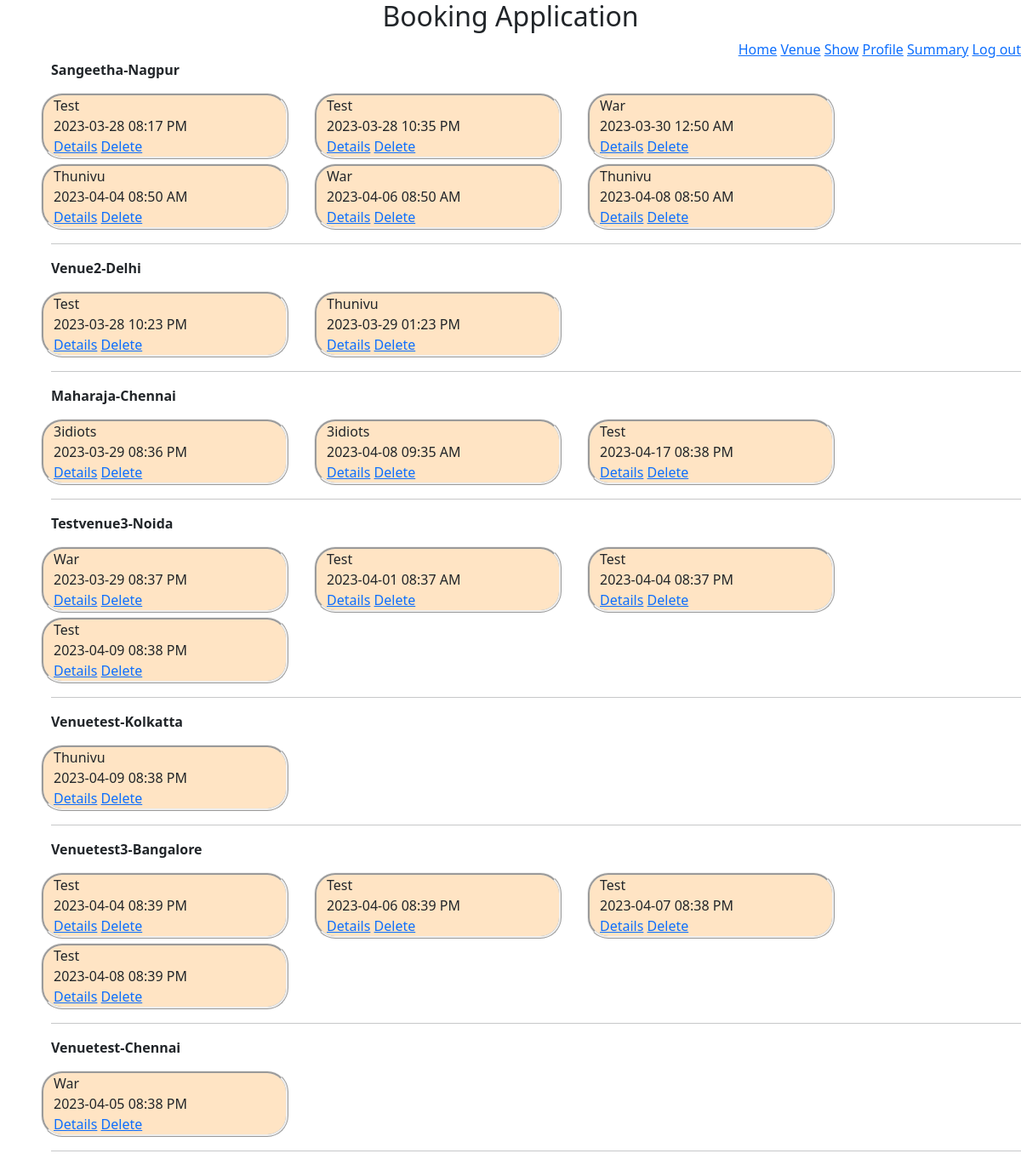
Screenshot of /admin/1/archive (signed in) with the database file from the repository.
### models/module.py (models this page shows)
class Venue(db.Model):
    venue_id = db.Column(db.Integer, autoincrement=True, primary_key=True)
    venue_name = db.Column(db.String(32), nullable=False)
    place = db.Column(db.String(32))
    location = db.Column(db.String(32), nullable=False)
    max_capacity = db.Column(db.Integer, nullable=False)
    fare2D = db.Column(db.Integer, nullable=False)
    fare3D = db.Column(db.Integer, nullable=False)
    venueShows = db.relationship("Show", backref="venues", secondary="show_venue")

class Show(db.Model):
    show_id = db.Column(db.Integer, autoincrement=True, primary_key=True)
    show_name = db.Column(db.String(64), unique=True, nullable=False)
    min_fare = db.Column(db.Integer, nullable=False)
    duration = db.Column(db.Integer, nullable=False)
    is3d = db.Column(db.Boolean, nullable=False)
    tags = db.relationship("Showtag", backref="shows")

### application/controllers/adminHome.py (the view)
@app.route("/admin/<int:a_id>/archive", methods={"GET", "POST"})
def adminarchive(a_id):
    v = Venue.query.all()
    list = []
    total = 0
    for e in v:
        allVenueShow = ShowVenue.query.filter(
            ShowVenue.venue_id == e.venue_id, ShowVenue.time <= datetime.now()
        ).order_by(ShowVenue.time).all()
        eachjson = {}
        eachjson["venue_id"] = e.venue_id
        eachjson["venue_name"] = e.venue_name
        eachjson["place"] = e.place
        eachjson["location"] = e.location
        eachjson["shows"] = []
        total += len(allVenueShow)
        for ee in allVenueShow:
            currentShow = Show.query.filter_by(show_id=ee.show_id).first()
            innerjson = {}
            innerjson["sv_id"] = ee.sv_id
            innerjson["time"] = ee.time.strftime("%Y-%m-%d %I:%M %p")
            innerjson["show_name"] = currentShow.show_name
            eachjson["shows"].append(innerjson)
        list.append(eachjson)
    return render_template("admin/archive.html", Venue=list, adminId=a_id, total=total)

### app.py (called while the page is built)
@login_manager.user_loader
def load_user(user_id):
    return Users.query.filter_by(user_id=user_id).first()

### templates/admin/archive.html (shortened to what this page needs)
<!DOCTYPE html>
<html>
<head>
  <header style="text-align: center">
    <h2>Booking Application</h2>
  </header>
  <link href="https://cdn.jsdelivr.net/npm/bootstrap@5.3.0-alpha1/dist/css/bootstrap.min.css" rel="stylesheet"
 />
  <link rel="stylesheet" href="https://cdnjs.cloudflare.com/ajax/libs/font-awesome/4.7.0/css/font-awesome.min.css" />
</head>
<body>
  <div style="text-align: right">
    <a href="/admin/{{adminId}}/home">Home</a>
    <a href="/admin/{{adminId}}/venue">Venue</a>
    <a href="/admin/{{adminId}}/show">Show</a>
    <a href="/admin/{{adminId}}/profile">Profile</a>
    <a href="/admin/{{adminId}}/summary">Summary</a>
    <a href="/admin/login">Log out</a>
  </div>
  <div style="margin-left: 5%">
    {% if total ==0 %}
    <h5 style="text-align: center;">No Show is completed. If any show completed it will displayed in this page</h5>
    {%else%}
    {%for each in Venue%}
    {% if each.shows|length >0 %}
    <b class="text-capitalize">{{each.venue_name}}-{{each.location}}&emsp;</b>
    <div class="row" style="margin-top: 10px">
      {%for each1 in each.shows%}
      <div id="small" class="col-md-3">
        <label class="text-capitalize">{{each1.show_name}}</label><br />
        <label>{{each1.time}}</label><br />
        <a name="details" href="/admin/{{adminId}}/allocate/{{each1.sv_id}}/details">Details</a>
        <a name="delete"
          onclick="return window.confirm('Deleting this Allocation, will also delete all the booking related to this allocation. Are you sure, you want to delete it?')"
          href="/admin/{{adminId}}/delete/{{each1.sv_id}}">Delete</a>
      </div>
      {%endfor%}
    </div>
    <hr />
    {%endif%}
    {%endfor%}
    {%endif%}
  </div>
</body>
</html>

### templates/admin/archive.html (style rules this page uses)
#small { border-style: ridge; margin-right: 30px; margin-top: 5px; border-radius: 25px; background-color: bisque; }

### rows the page displays
Venue: venue_name "Sangeetha", location "Nagpur"
Show: show_name "Test", time "2023-03-28 08:17 PM", time "2023-03-28 10:35 PM", time "2023-03-28 10:23 PM", time "2023-04-17 08:38 PM", time "2023-04-01 08:37 AM", time "2023-04-04 08:37 PM", time "2023-04-09 08:38 PM", time "2023-04-04 08:39 PM", time "2023-04-06 08:39 PM", time "2023-04-07 08:38 PM", time "2023-04-08 08:39 PM"
Show: show_name "War", time "2023-03-30 12:50 AM", time "2023-04-06 08:50 AM", time "2023-03-29 08:37 PM", time "2023-04-05 08:38 PM"
Show: show_name "Thunivu", time "2023-04-04 08:50 AM", time "2023-04-08 08:50 AM", time "2023-03-29 01:23 PM", time "2023-04-09 08:38 PM"
Venue: venue_name "Venue2", location "Delhi"
Venue: venue_name "Maharaja", location "Chennai"
Show: show_name "3idiots", time "2023-03-29 08:36 PM", time "2023-04-08 09:35 AM"
Venue: venue_name "Testvenue3", location "Noida"
Venue: venue_name "Venuetest", location "Kolkatta"
Venue: venue_name "Venuetest3", location "Bangalore"
Venue: venue_name "Venuetest", location "Chennai"
